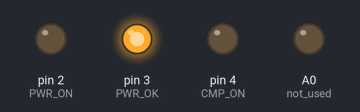
This sketch was run on a simulated Arduino Uno, built with avr-gcc and run on an emulated ATmega328P. On the bench: output pins drawn as LEDs (lit = HIGH).

Above: at 0.07 s.
At 1.12 s:
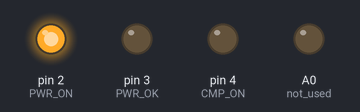
At 2.62 s:
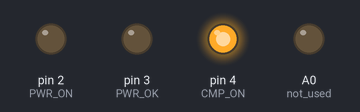
Timing chart, 0 to 3.0 s (numbered marks = the images above):
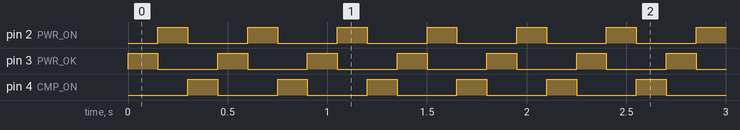

Measured:
- by itself, pin 2 (PWR_ON), pin 3 (PWR_OK), pin 4 (CMP_ON): alternates HIGH for 0.15 s and LOW for 0.30 s
- by itself, everything shown: repeats every 0.45 s, in 3 steps

The sketch:

led_on.ino
```cpp
#define PWR_OK 3
#define PWR_ON 2
#define CMP_ON 4

#define not_used A0

void setup()
{
 pinMode(PWR_OK, OUTPUT);
 pinMode(CMP_ON, OUTPUT);
 pinMode(PWR_ON, OUTPUT);
 pinMode(not_used, OUTPUT);
}

void loop()
{
 digitalWrite(3, 1);
 delay(150);
 digitalWrite(3, 0);
 digitalWrite(2, 1);
 delay(150);
 digitalWrite(2, 0);
 digitalWrite(4, 1);
 delay(150);
 digitalWrite(4, 0);
}
```
